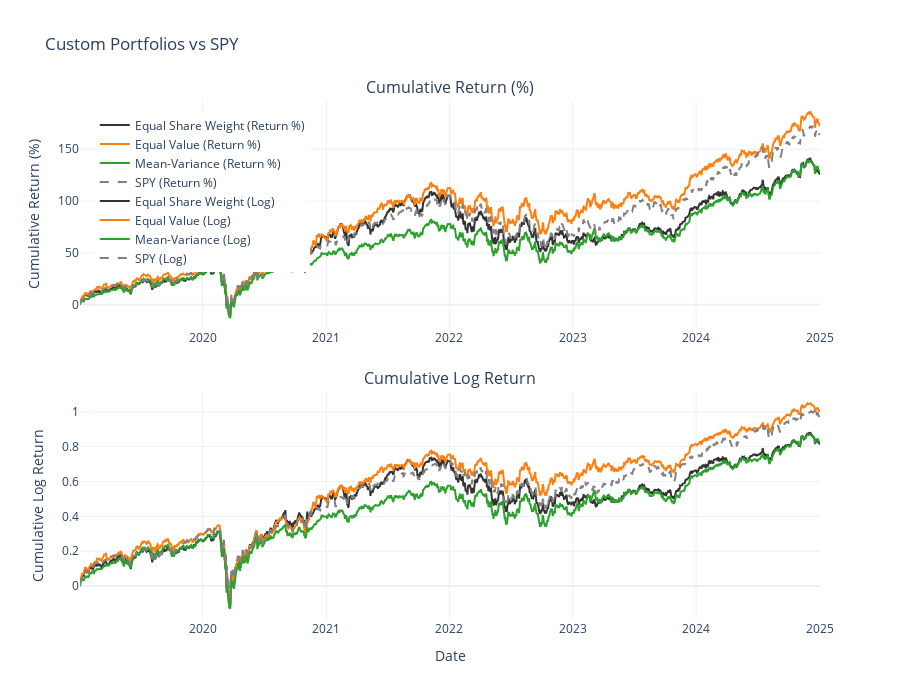

Notebook code cell kept with this figure:
### Code cell
fig = plot_custom_portfolios_comparison(custom_dict, spy_returns)
fig.show()

### Figure 1 — Plotly figure (JSON) as saved in the notebook; plotly's stock layout.template omitted (floating-point values rounded to 4 significant figures; data arrays with more than 128 entries replaced by an {"elided": "..."} marker saying what was removed)
{"data": [{"line": {"color": "#333", "width": 2}, "mode": "lines", "name": "Equal Share Weight (Return %)", "type": "scatter", "x": {"elided": "1566 str values"}, "xaxis": "x", "y": {"elided": "1566 float values"}, "yaxis": "y"}, {"line": {"color": "#ff7f0e", "width": 2}, "mode": "lines", "name": "Equal Value (Return %)", "type": "scatter", "x": {"elided": "1566 str values"}, "xaxis": "x", "y": {"elided": "1566 float values"}, "yaxis": "y"}, {"line": {"color": "#2ca02c", "width": 2}, "mode": "lines", "name": "Mean-Variance (Return %)", "type": "scatter", "x": {"elided": "1566 str values"}, "xaxis": "x", "y": {"elided": "1566 float values"}, "yaxis": "y"}, {"line": {"color": "gray", "dash": "dash", "width": 2}, "mode": "lines", "name": "SPY (Return %)", "type": "scatter", "x": {"elided": "1509 str values"}, "xaxis": "x", "y": {"elided": "1509 float values"}, "yaxis": "y"}, {"line": {"color": "#333", "width": 2}, "mode": "lines", "name": "Equal Share Weight (Log)", "type": "scatter", "x": {"elided": "1566 str values"}, "xaxis": "x2", "y": {"elided": "1566 float values"}, "yaxis": "y2"}, {"line": {"color": "#ff7f0e", "width": 2}, "mode": "lines", "name": "Equal Value (Log)", "type": "scatter", "x": {"elided": "1566 str values"}, "xaxis": "x2", "y": {"elided": "1566 float values"}, "yaxis": "y2"}, {"line": {"color": "#2ca02c", "width": 2}, "mode": "lines", "name": "Mean-Variance (Log)", "type": "scatter", "x": {"elided": "1566 str values"}, "xaxis": "x2", "y": {"elided": "1566 float values"}, "yaxis": "y2"}, {"line": {"color": "gray", "dash": "dash", "width": 2}, "mode": "lines", "name": "SPY (Log)", "type": "scatter", "x": {"elided": "1509 str values"}, "xaxis": "x2", "y": {"elided": "1509 float values"}, "yaxis": "y2"}], "layout": {"annotations": [{"font": {"size": 16}, "showarrow": false, "text": "Cumulative Return (%)", "x": 0.5, "xanchor": "center", "xref": "paper", "y": 1, "yanchor": "bottom", "yref": "paper"}, {"font": {"size": 16}, "showarrow": false, "text": "Cumulative Log Return", "x": 0.5, "xanchor": "center", "xref": "paper", "y": 0.44, "yanchor": "bottom", "yref": "paper"}], "height": 700, "hovermode": "x unified", "legend": {"x": 0.02, "y": 0.98}, "showlegend": true, "title": {"text": "Custom Portfolios vs SPY"}, "xaxis": {"anchor": "y", "domain": [0, 1]}, "xaxis2": {"anchor": "y2", "domain": [0, 1], "title": {"text": "Date"}}, "yaxis": {"anchor": "x", "domain": [0.56, 1], "title": {"text": "Cumulative Return (%)"}}, "yaxis2": {"anchor": "x2", "domain": [0, 0.44], "title": {"text": "Cumulative Log Return"}}}}
